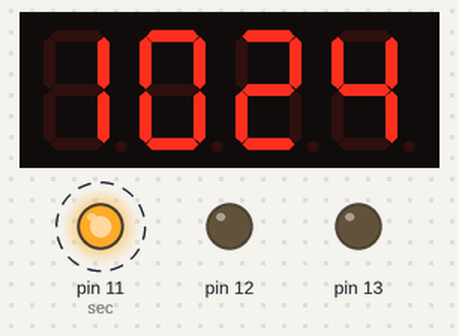
This sketch was run on a simulated Arduino Uno, built with avr-gcc and run on an emulated ATmega328P. Shown: 4-digit seven-segment display, output pins drawn as LEDs (lit = HIGH). Wiring (inferred from the names in the program): 4-digit 7-segment display, segments lit when LOW: segments pin 4, pin 5, pin 6, pin 7, pin 8, pin 9, pin 10; digit selects A0, A1, A2, A3. Dashed ring = blinking. The local clock reads 2024-03-15 10:24:30 at power-on unless the sketch sets it; the segment pins are drawn as the display they are named for; pins used as bus, display or sensor lines are not drawn.

Above: at 0.1 s.
At 129.1 s:
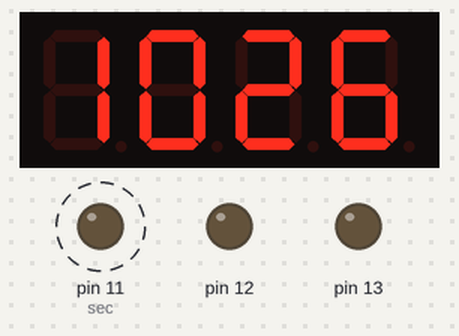
Timing chart, 0 to 130.0 s (numbered marks = the images above):
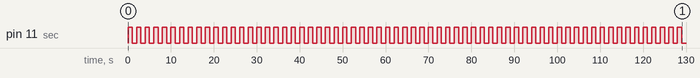

The sketch:

DigitalClock.ino
```cpp
#include <Wire.h>
#include <RTClib.h>

#define SET 2
#define UP 3

#define A 4
#define B 5
#define C 6
#define D 7
#define E 8
#define F 9
#define G 10
#define sec 11

#define CA1 A0
#define CA2 A1
#define CA3 A2
#define CA4 A3

int d = 2, state=0, first_h=0, second_h=0, first_m=0, second_m=0, sec_old=0, h, m, s;
bool set = false;
RTC_DS1307 rtc;

const int segs[7] = { A, B, C, D, E, F, G};

const byte numbers[11] = {0b1000000, 0b1111001, 0b0100100, 0b0110000, 0b0011001, 0b0010010,
0b0000010, 0b1111000, 0b0000000, 0b0010000};

void state_change(){
  state += 1;
  if(state == 3){
    state = 0;
    set = true;
  }
}

void up(){
  if(state == 1){
      h = (h+1)%24;
  }else if(state == 2){
      m = (m+1)%60;
  }
}

void setup()
{
  Serial.begin(57600);
  #ifdef AVR
    Wire.begin();
  #else
    Wire1.begin();
  #endif
    rtc.begin();

  for(int i=4;i<=13;i++)
  {
    pinMode(i, OUTPUT);
  }
  for(int i=4;i<=13;i++)
  {
    digitalWrite(i, LOW);
  }
  pinMode(A0, OUTPUT);
  pinMode(A1, OUTPUT);
  pinMode(A2, OUTPUT);
  pinMode(A3, OUTPUT);
  pinMode(2, INPUT_PULLUP);
  pinMode(3, INPUT_PULLUP);

  attachInterrupt( 2, state_change, FALLING);
  attachInterrupt( 3, up, FALLING);
}

void loop()
{
  if (state == 0){
    if(set){
      rtc.adjust(DateTime(2020, 10, 16, h, m, 0));
      delay(10*d);
      set = false;
    }

    DateTime now = rtc.now();

    h = now.hour();
    m = now.minute();
    s = now.second();

    if(s!=sec_old){
      digitalWrite(sec,!digitalRead(sec));
      sec_old = s;
    }
  }

  first_h = h / 10;
  second_h = h % 10;
  first_m = m / 10;
  second_m = m % 10;

  if(state == 1){
    lightDigit1(numbers[first_h]);
    lightDigit2(numbers[second_h]);
    digitalWrite(CA3, LOW);
    digitalWrite(CA4, LOW);
    digitalWrite(sec,LOW);
  }else if(state == 2){
    digitalWrite(CA1, LOW);
    digitalWrite(CA2, LOW);
    lightDigit3(numbers[first_m]);
    lightDigit4(numbers[second_m]);
    digitalWrite(sec,LOW);
  }else{
    lightDigit1(numbers[first_h]);
    lightDigit2(numbers[second_h]);
    lightDigit3(numbers[first_m]);
    lightDigit4(numbers[second_m]);
  }
}

void lightDigit1(byte number) {
  digitalWrite(CA1, HIGH);
  digitalWrite(CA2, LOW);
  digitalWrite(CA3, LOW);
  digitalWrite(CA4, LOW);
  lightSegments(number);
  delay(d);
  digitalWrite(CA1, LOW);
  delay(d);
}

void lightDigit2(byte number) {
  digitalWrite(CA1, LOW);
  digitalWrite(CA2, HIGH);
  digitalWrite(CA3, LOW);
  digitalWrite(CA4, LOW);
  lightSegments(number);
  delay(d);
  digitalWrite(CA2, LOW);
  delay(d);
}

void lightDigit3(byte number) {
  digitalWrite(CA1, LOW);
  digitalWrite(CA2, LOW);
  digitalWrite(CA3, HIGH);
  digitalWrite(CA4, LOW);
  lightSegments(number);
  delay(d);
  digitalWrite(CA3, LOW);
  delay(d);
}

void lightDigit4(byte number) {
  digitalWrite(CA1, LOW);
  digitalWrite(CA2, LOW);
  digitalWrite(CA3, LOW);
  digitalWrite(CA4, HIGH);
  lightSegments(number);
  delay(d);
  digitalWrite(CA4, LOW);
  delay(d);
}

void lightSegments(byte number) {
  for (int i = 0; i < 7; i++) {
    int bit = bitRead(number, i);
    digitalWrite(segs[i], bit);
  }
}
```

Measured:
- by itself, pin 11 (sec): alternates HIGH for 1.0 s and LOW for 1.0 s
